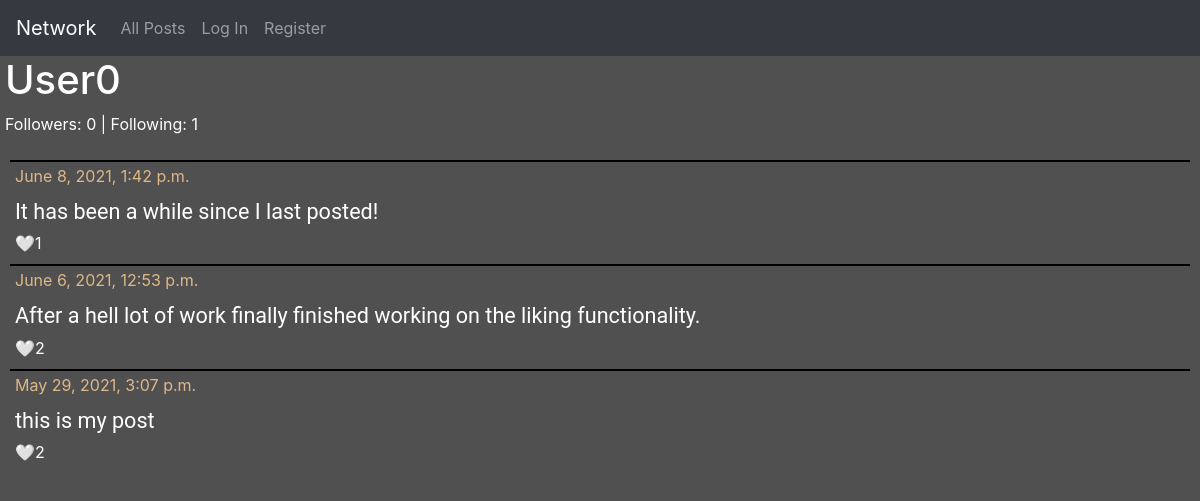
Page /user/1 on the committed database.
### network/models.py (models this page shows, shortened)
class User(AbstractUser):
    pass

class Posts(models.Model):
    content = models.TextField(blank=False)
    user = models.ForeignKey(User, on_delete=models.CASCADE, related_name="user_posts")
    like = models.IntegerField(default=0)
    time = models.DateTimeField(auto_now_add=True)

### network/views.py (the view, shortened to what this page needs)
# urls.py: path("user/<int:user_id>", views.view_user, name="user-posts")
@csrf_exempt
def view_user(request, user_id):
    usr_ = User.objects.get(pk=user_id)
    posts = usr_.user_posts.all().order_by("-time")
    liked_posts = []
    for post in posts:
        for p in post.liked_usr.all():
            for usr in p.liked_users.all():
                if usr == request.user:
                    liked_posts.append(post.id)
    followers = usr_.follows.first().followers.all()
    f = "Follow"
    if request.user in followers:
        f = "Unfollow"
    followings = usr_.follows.first().followed_users.all()
    return render(request, "network/user.html", {
        "posts": posts,
        "liked_posts": liked_posts,
        "usr": usr_,
        "followers": len(followers),
        "followings": len(followings),
        "btnText": f
    })

### network/templates/network/user.html (shortened to what this page needs)
{% extends "network/layout.html" %}
{% load static %}
{% block body %}
    <label id="user-head"><h1>{{ usr }}
        </h1>
        <p id="follow-data">Followers: {{ followers }} | Following: {{ followings }}</p>
    </label>
    <div id="all_posts">
        <div id="posts">
            {% for post in posts %}
                <div class="post-item">
                    <label class="post-content">
                        <label class="time-data">{{ post.time }}</label>
                        <br/>
                        <p class="post-text">{{ post.content }}</p>
                        {% if post.id in liked_posts %}
                            <div id="like-btn-{{ post.id }}">
                                <a class="like-btn" onclick="like_post('{{ post.id }}');">
                                    ❤<label class="bi-heart" id="like-no-{{ post.id }}">{{ post.like }}</label>
                                </a>
                            </div>
                        {% else %}
                            <div id="like-btn-{{ post.id }}">
                                <a class="like-btn" onclick="like_post('{{ post.id }}');">
                                    🤍<label class="bi-heart" id="like-no-{{ post.id }}">{{ post.like }}</label>
                                </a>
                            </div>
                        {% endif %}
                    </label>
                </div>
            {% endfor %}
        </div>
    </div>
{% endblock %}

### network/static/network/styles.css (style rules this page uses)
body { background-color: #505050; color: black; }
#posts { margin-left: 10px; margin-right: 10px; }
.post-item { border-top: 2px solid black; font-size: large; }
.post-content { color: white; margin-left: 5px; margin-bottom: 1px; }
.time-data { color: burlywood; font-size: medium; }
.like-btn { fill: red; font-size: medium; }
.post-text { font-family: Roboto; font-size: larger; margin-bottom: 1px; }
#user-head { text-transform: capitalize; margin-left: 5px; color: white; }
#follow-data { font-size: medium; }

### rows in the picture
User: username "User0"
Posts: time "June 8, 2021, 1:42 p.m.", content "It has been a while since I last posted!", like "1"
Posts: time "June 6, 2021, 12:53 p.m.", content "After a hell lot of work finally finished working on the liking functionality.", like "2"
Posts: time "May 29, 2021, 3:07 p.m.", content "this is my post", like "2"

### other values in the picture
{{ followers }} "0"
{{ followings }} "1"
